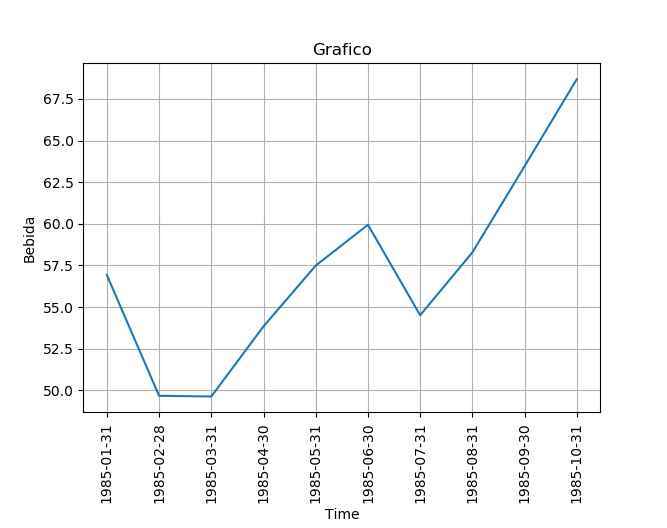

Write the Python code that produced this figure.
import pandas as pd
import matplotlib.pyplot as plt

x = pd.read_csv(r"C:\Users\kelvin\Desktop\a8_d_Bebida.csv")

z = [0,0,0,0,0,0,0,0,0,0]
k = [0,0,0,0,0,0,0,0,0,0]

for i in range(0,10):
	z[i] = x["Time"][i]
	k[i] = x["Bebida"][i]


plt.plot(z,k)

plt.xticks(rotation=90)

plt.title('Grafico')
plt.xlabel('Time')
plt.ylabel('Bebida')

plt.grid(True)

plt.show()
